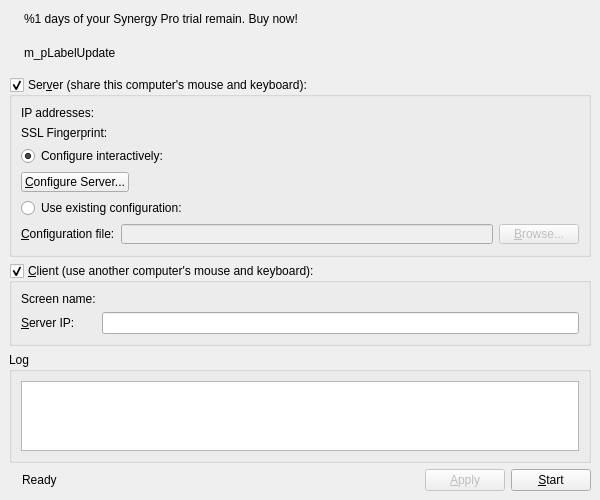
<?xml version="1.0" encoding="UTF-8"?>
<ui version="4.0">
 <class>MainWindowBase</class>
 <widget class="QMainWindow" name="MainWindowBase">
  <property name="geometry">
   <rect>
    <x>0</x>
    <y>0</y>
    <width>600</width>
    <height>500</height>
   </rect>
  </property>
  <property name="sizePolicy">
   <sizepolicy hsizetype="Fixed" vsizetype="Fixed">
    <horstretch>0</horstretch>
    <verstretch>0</verstretch>
   </sizepolicy>
  </property>
  <property name="minimumSize">
   <size>
    <width>500</width>
    <height>400</height>
   </size>
  </property>
  <property name="windowTitle">
   <string>Synergy</string>
  </property>
  <widget class="QWidget" name="centralwidget">
   <layout class="QVBoxLayout" name="verticalLayout_2">
    <item>
     <widget class="QWidget" name="m_trialWidget" native="true">
      <layout class="QHBoxLayout" name="horizontalLayout_5">
       <property name="leftMargin">
        <number>2</number>
       </property>
       <property name="topMargin">
        <number>0</number>
       </property>
       <property name="rightMargin">
        <number>0</number>
       </property>
       <property name="bottomMargin">
        <number>8</number>
       </property>
       <item>
        <widget class="QLabel" name="label_3">
         <property name="text">
          <string/>
         </property>
         <property name="pixmap">
          <pixmap resource="../res/Synergy.qrc">:/res/icons/16x16/warning.png</pixmap>
         </property>
        </widget>
       </item>
       <item>
        <widget class="QLabel" name="m_trialLabel">
         <property name="text">
          <string>&lt;html&gt;&lt;head/&gt;&lt;body&gt;&lt;p&gt;&lt;span style=&quot; font-weight:600;&quot;&gt;%1&lt;/span&gt; days of your Synergy Pro trial remain. &lt;a href=&quot;http://symless.com/pricing?src=gui&quot;&gt;&lt;span style=&quot; text-decoration: underline; color:#0000ff;&quot;&gt;Buy now!&lt;/span&gt;&lt;/a&gt;&lt;/p&gt;&lt;/body&gt;&lt;/html&gt;</string>
         </property>
         <property name="openExternalLinks">
          <bool>true</bool>
         </property>
        </widget>
       </item>
       <item>
        <spacer name="horizontalSpacer">
         <property name="orientation">
          <enum>Qt::Horizontal</enum>
         </property>
         <property name="sizeHint" stdset="0">
          <size>
           <width>40</width>
           <height>20</height>
          </size>
         </property>
        </spacer>
       </item>
      </layout>
     </widget>
    </item>
    <item>
     <widget class="QWidget" name="m_pWidgetUpdate" native="true">
      <layout class="QHBoxLayout" name="horizontalLayout_2">
       <property name="leftMargin">
        <number>2</number>
       </property>
       <property name="topMargin">
        <number>0</number>
       </property>
       <property name="rightMargin">
        <number>0</number>
       </property>
       <property name="bottomMargin">
        <number>8</number>
       </property>
       <item>
        <widget class="QLabel" name="m_pIconUpdate">
         <property name="text">
          <string/>
         </property>
         <property name="pixmap">
          <pixmap resource="../res/Synergy.qrc">:/res/icons/16x16/warning.png</pixmap>
         </property>
        </widget>
       </item>
       <item>
        <widget class="QLabel" name="m_pLabelUpdate">
         <property name="text">
          <string notr="true">m_pLabelUpdate</string>
         </property>
         <property name="openExternalLinks">
          <bool>true</bool>
         </property>
        </widget>
       </item>
       <item>
        <spacer name="m_pSpacerUpdate">
         <property name="orientation">
          <enum>Qt::Horizontal</enum>
         </property>
         <property name="sizeHint" stdset="0">
          <size>
           <width>469</width>
           <height>20</height>
          </size>
         </property>
        </spacer>
       </item>
      </layout>
     </widget>
    </item>
    <item>
     <widget class="QGroupBox" name="m_pGroupServer">
      <property name="sizePolicy">
       <sizepolicy hsizetype="Preferred" vsizetype="Fixed">
        <horstretch>0</horstretch>
        <verstretch>0</verstretch>
       </sizepolicy>
      </property>
      <property name="title">
       <string>Ser&amp;ver (share this computer's mouse and keyboard):</string>
      </property>
      <property name="checkable">
       <bool>true</bool>
      </property>
      <property name="checked">
       <bool>true</bool>
      </property>
      <layout class="QVBoxLayout">
       <item>
        <layout class="QFormLayout" name="formLayout">
         <property name="fieldGrowthPolicy">
          <enum>QFormLayout::AllNonFixedFieldsGrow</enum>
         </property>
         <item row="0" column="0">
          <widget class="QLabel" name="label_2">
           <property name="text">
            <string>IP addresses:</string>
           </property>
          </widget>
         </item>
         <item row="0" column="1">
          <widget class="QLabel" name="m_pLabelIpAddresses">
           <property name="text">
            <string notr="true"/>
           </property>
          </widget>
         </item>
        </layout>
       </item>
       <item>
        <layout class="QHBoxLayout" name="horizontalLayout_3">
         <item>
          <widget class="QLabel" name="m_pLabelFingerprint">
           <property name="sizePolicy">
            <sizepolicy hsizetype="Maximum" vsizetype="Preferred">
             <horstretch>0</horstretch>
             <verstretch>0</verstretch>
            </sizepolicy>
           </property>
           <property name="text">
            <string>SSL Fingerprint:</string>
           </property>
          </widget>
         </item>
         <item>
          <widget class="QLabel" name="m_pLabelLocalFingerprint">
           <property name="text">
            <string/>
           </property>
          </widget>
         </item>
        </layout>
       </item>
       <item>
        <widget class="QRadioButton" name="m_pRadioInternalConfig">
         <property name="text">
          <string>Configure interactively:</string>
         </property>
         <property name="checked">
          <bool>true</bool>
         </property>
        </widget>
       </item>
       <item>
        <layout class="QHBoxLayout" name="horizontalLayout_4">
         <item>
          <widget class="QPushButton" name="m_pButtonConfigureServer">
           <property name="text">
            <string>&amp;Configure Server...</string>
           </property>
          </widget>
         </item>
         <item>
          <spacer>
           <property name="orientation">
            <enum>Qt::Horizontal</enum>
           </property>
           <property name="sizeHint" stdset="0">
            <size>
             <width>40</width>
             <height>20</height>
            </size>
           </property>
          </spacer>
         </item>
        </layout>
       </item>
       <item>
        <widget class="QRadioButton" name="m_pRadioExternalConfig">
         <property name="text">
          <string>Use existing configuration:</string>
         </property>
        </widget>
       </item>
       <item>
        <layout class="QHBoxLayout">
         <item>
          <widget class="QLabel" name="m_pLabelConfigurationFile">
           <property name="text">
            <string>&amp;Configuration file:</string>
           </property>
           <property name="buddy">
            <cstring>m_pLineEditConfigFile</cstring>
           </property>
          </widget>
         </item>
         <item>
          <widget class="QLineEdit" name="m_pLineEditConfigFile">
           <property name="enabled">
            <bool>false</bool>
           </property>
          </widget>
         </item>
         <item>
          <widget class="QPushButton" name="m_pButtonBrowseConfigFile">
           <property name="enabled">
            <bool>false</bool>
           </property>
           <property name="text">
            <string>&amp;Browse...</string>
           </property>
          </widget>
         </item>
        </layout>
       </item>
      </layout>
     </widget>
    </item>
    <item>
     <widget class="QGroupBox" name="m_pGroupClient">
      <property name="sizePolicy">
       <sizepolicy hsizetype="Preferred" vsizetype="Fixed">
        <horstretch>0</horstretch>
        <verstretch>0</verstretch>
       </sizepolicy>
      </property>
      <property name="title">
       <string>&amp;Client (use another computer's mouse and keyboard):</string>
      </property>
      <property name="checkable">
       <bool>true</bool>
      </property>
      <property name="checked">
       <bool>true</bool>
      </property>
      <layout class="QFormLayout" name="formLayout_3">
       <property name="fieldGrowthPolicy">
        <enum>QFormLayout::AllNonFixedFieldsGrow</enum>
       </property>
       <item row="0" column="0">
        <widget class="QLabel" name="label_5">
         <property name="text">
          <string>Screen name:</string>
         </property>
        </widget>
       </item>
       <item row="0" column="1">
        <widget class="QLabel" name="m_pLabelScreenName">
         <property name="text">
          <string notr="true"/>
         </property>
        </widget>
       </item>
       <item row="2" column="0">
        <widget class="QLabel" name="m_pLabelServerName">
         <property name="text">
          <string>&amp;Server IP:</string>
         </property>
         <property name="buddy">
          <cstring>m_pLineEditHostname</cstring>
         </property>
        </widget>
       </item>
       <item row="2" column="1">
        <widget class="QLineEdit" name="m_pLineEditHostname"/>
       </item>
      </layout>
     </widget>
    </item>
    <item>
     <widget class="QGroupBox" name="m_pGroupLog">
      <property name="title">
       <string>Log</string>
      </property>
      <layout class="QVBoxLayout" name="verticalLayout">
       <item>
        <widget class="QTextEdit" name="m_pLogOutput">
         <property name="sizePolicy">
          <sizepolicy hsizetype="Expanding" vsizetype="Expanding">
           <horstretch>0</horstretch>
           <verstretch>0</verstretch>
          </sizepolicy>
         </property>
         <property name="font">
          <font>
           <family>Courier</family>
          </font>
         </property>
         <property name="autoFillBackground">
          <bool>false</bool>
         </property>
         <property name="undoRedoEnabled">
          <bool>false</bool>
         </property>
         <property name="lineWrapMode">
          <enum>QTextEdit::NoWrap</enum>
         </property>
         <property name="readOnly">
          <bool>true</bool>
         </property>
        </widget>
       </item>
      </layout>
     </widget>
    </item>
    <item>
     <layout class="QHBoxLayout" name="horizontalLayout">
      <property name="sizeConstraint">
       <enum>QLayout::SetDefaultConstraint</enum>
      </property>
      <item>
       <widget class="QLabel" name="m_pLabelPadlock">
        <property name="enabled">
         <bool>true</bool>
        </property>
        <property name="text">
         <string/>
        </property>
        <property name="pixmap">
         <pixmap resource="../res/Synergy.qrc">:/res/icons/16x16/padlock.png</pixmap>
        </property>
       </widget>
      </item>
      <item>
       <widget class="QLabel" name="m_pStatusLabel">
        <property name="text">
         <string>Ready</string>
        </property>
       </widget>
      </item>
      <item>
       <spacer name="spacer">
        <property name="orientation">
         <enum>Qt::Horizontal</enum>
        </property>
        <property name="sizeHint" stdset="0">
         <size>
          <width>40</width>
          <height>20</height>
         </size>
        </property>
       </spacer>
      </item>
      <item>
       <widget class="QPushButton" name="m_pButtonApply">
        <property name="enabled">
         <bool>false</bool>
        </property>
        <property name="text">
         <string>&amp;Apply</string>
        </property>
       </widget>
      </item>
      <item>
       <widget class="QPushButton" name="m_pButtonToggleStart">
        <property name="text">
         <string>&amp;Start</string>
        </property>
       </widget>
      </item>
     </layout>
    </item>
   </layout>
  </widget>
  <action name="m_pActionAbout">
   <property name="text">
    <string>&amp;About Synergy...</string>
   </property>
   <property name="shortcut">
    <string notr="true"/>
   </property>
  </action>
  <action name="m_pActionQuit">
   <property name="text">
    <string>&amp;Quit</string>
   </property>
   <property name="statusTip">
    <string>Quit</string>
   </property>
   <property name="shortcut">
    <string notr="true">Ctrl+Q</string>
   </property>
  </action>
  <action name="m_pActionStartSynergy">
   <property name="text">
    <string>&amp;Start</string>
   </property>
   <property name="statusTip">
    <string>Run</string>
   </property>
   <property name="shortcut">
    <string notr="true">Ctrl+S</string>
   </property>
  </action>
  <action name="m_pActionStopSynergy">
   <property name="enabled">
    <bool>false</bool>
   </property>
   <property name="text">
    <string>S&amp;top</string>
   </property>
   <property name="statusTip">
    <string>Stop</string>
   </property>
   <property name="shortcut">
    <string notr="true">Ctrl+T</string>
   </property>
  </action>
  <action name="actionShowStatus">
   <property name="text">
    <string>S&amp;how Status</string>
   </property>
   <property name="shortcut">
    <string notr="true">Ctrl+H</string>
   </property>
  </action>
  <action name="m_pActionMinimize">
   <property name="text">
    <string>&amp;Hide</string>
   </property>
   <property name="toolTip">
    <string>Hide</string>
   </property>
   <property name="shortcut">
    <string notr="true"/>
   </property>
  </action>
  <action name="m_pActionRestore">
   <property name="text">
    <string>&amp;Show</string>
   </property>
   <property name="toolTip">
    <string>Show</string>
   </property>
   <property name="shortcut">
    <string notr="true"/>
   </property>
  </action>
  <action name="m_pActionSave">
   <property name="text">
    <string>Save configuration &amp;as...</string>
   </property>
   <property name="statusTip">
    <string>Save the interactively generated server configuration to a file.</string>
   </property>
   <property name="shortcut">
    <string notr="true">Ctrl+Alt+S</string>
   </property>
  </action>
  <action name="m_pActionSettings">
   <property name="text">
    <string>Settings</string>
   </property>
   <property name="statusTip">
    <string>Edit settings</string>
   </property>
   <property name="shortcut">
    <string notr="true"/>
   </property>
  </action>
  <action name="m_pActivate">
   <property name="text">
    <string>Activate</string>
   </property>
   <property name="toolTip">
    <string>Activate</string>
   </property>
  </action>
 </widget>
 <resources>
  <include location="../res/Synergy.qrc"/>
 </resources>
 <connections>
  <connection>
   <sender>m_pRadioExternalConfig</sender>
   <signal>toggled(bool)</signal>
   <receiver>m_pLineEditConfigFile</receiver>
   <slot>setEnabled(bool)</slot>
   <hints>
    <hint type="sourcelabel">
     <x>156</x>
     <y>179</y>
    </hint>
    <hint type="destinationlabel">
     <x>169</x>
     <y>209</y>
    </hint>
   </hints>
  </connection>
  <connection>
   <sender>m_pRadioExternalConfig</sender>
   <signal>toggled(bool)</signal>
   <receiver>m_pButtonBrowseConfigFile</receiver>
   <slot>setEnabled(bool)</slot>
   <hints>
    <hint type="sourcelabel">
     <x>353</x>
     <y>182</y>
    </hint>
    <hint type="destinationlabel">
     <x>356</x>
     <y>211</y>
    </hint>
   </hints>
  </connection>
  <connection>
   <sender>m_pRadioInternalConfig</sender>
   <signal>toggled(bool)</signal>
   <receiver>m_pButtonConfigureServer</receiver>
   <slot>setEnabled(bool)</slot>
   <hints>
    <hint type="sourcelabel">
     <x>204</x>
     <y>244</y>
    </hint>
    <hint type="destinationlabel">
     <x>212</x>
     <y>274</y>
    </hint>
   </hints>
  </connection>
  <connection>
   <sender>m_pButtonToggleStart</sender>
   <signal>clicked()</signal>
   <receiver>m_pActionStartSynergy</receiver>
   <slot>trigger()</slot>
   <hints>
    <hint type="sourcelabel">
     <x>361</x>
     <y>404</y>
    </hint>
    <hint type="destinationlabel">
     <x>-1</x>
     <y>-1</y>
    </hint>
   </hints>
  </connection>
 </connections>
</ui>
